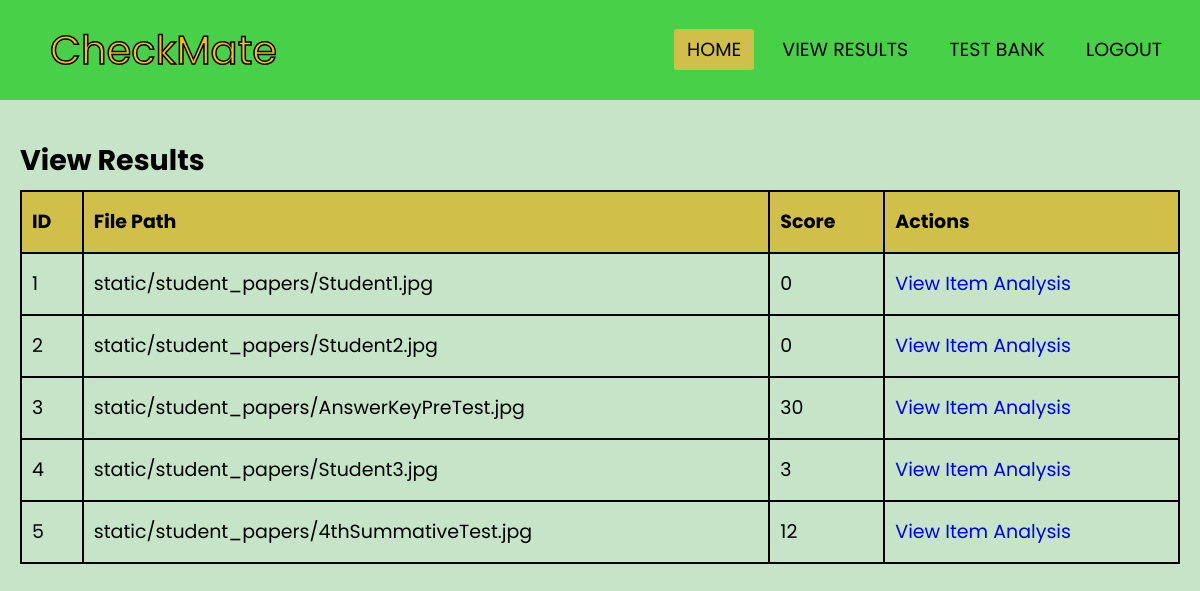
/view_results (signed in), run on the app's committed database.
### app.py (models this page shows)
class StudentPaper(db.Model):
    id = db.Column(db.Integer, primary_key=True)
    file_path = db.Column(db.String(200), nullable=False)
    answers = db.Column(db.PickleType, nullable=False)
    score = db.Column(db.Integer, nullable=False)
    item_analysis = db.Column(db.PickleType, nullable=False)

### app.py (the view)
@app.route('/view_results')
@login_required
def view_results():
    student_papers = StudentPaper.query.all()
    return render_template('view_results.html', student_papers=student_papers)

### app.py (called while the page is built)
@login_manager.user_loader
def load_user(user_id):
    return User.query.get(int(user_id))

### templates/view_results.html (shortened to what this page needs)
{% extends 'home-base.html' %}
{% block content %}
<h2>View Results</h2>
<table>
    <thead>
        <tr>
            <th>ID</th>
            <th>File Path</th>
            <th>Score</th>
            <th>Actions</th>
        </tr>
    </thead>
    <tbody>
        {% for paper in student_papers %}
        <tr>
            <td>{{ paper.id }}</td>
            <td>{{ paper.file_path }}</td>
            <td>{{ paper.score }}</td>
            <td>
                <a class="btn btn-info" href="{{ url_for('view_item_analysis', paper_id=paper.id) }}">View Item Analysis</a>
            </td>
        </tr>
        {% endfor %}
    </tbody>
</table>
{% endblock %}

### templates/home-base.html (shortened to what this page needs)
<!DOCTYPE html>
<html lang="en">
<head>
    <link rel="stylesheet" href="{{ url_for('static', filename='css/home.css')}}">
</head>
<body>
    <nav>
        <label class="logo">CheckMate</label>
        <ul>
            <li><a class="active" href="{{ url_for('home') }}">Home</a></li>
            <li><a href="{{ url_for('view_results') }}">View Results</a></li>
            <li><a href="{{ url_for('manage_test_bank') }}">Test Bank</a></li>
            <li><a href="{{ url_for('logout') }}">Logout</a></li>
        </ul>
      </nav>
    <div class="container">
        {% block content %}{% endblock %}
    </div>
</body>
</html>

### static/css/home.css (style rules this page uses)
:root { --ff: "Poppins", sans-serif; --colorprimary: #49d049; --colorprimary2: #C5E4C8; --colorsecondary: #d0bf49; --colorsecondary2: #FFC107; --colortertiary: #ffffff; --colortertiary2: #000000; --h1: bold 48px/60px var(--ff); --h2: normal 40px/50px var(--ff); --h3: bold 33px/40px var(--ff); --h6: normal 19px/40px var(--ff); --p: light 16px/20px var(--ff); }
* { margin: 0; padding: 0; box-sizing: border-box; text-decoration: none; list-style: none; }
body { background: var(--colorprimary2); color: var(--colortertiary2); font: var(--h6); }
.container { max-width: 1280px; margin: 20px auto; padding: 20px; }
nav { background: var(--colorprimary); height: 100px; width: 100%; }
label.logo { font: var(--h2); color: var(--colorsecondary2); -webkit-text-stroke: 1.5px black; line-height: 100px; padding: 0 50px; }
nav ul { float: right; margin-right: 20px; }
nav ul li { display: inline-block; line-height: 100px; margin: 0 5px; }
nav ul li a { color: var(--colortertiary2); padding: 7px 13px; border-radius: 3px; text-transform: uppercase; }
a.active, a:hover { background: var(--colorsecondary); transition: .5s; }
table { width: 100%; border-collapse: collapse; margin-top: 10px; }
th, td { padding: 10px; border: 2px solid var(--colortertiary2); text-align: left; }
th { background: var(--colorsecondary); }

### data on the page
StudentPaper: id "1", file_path "static/student_papers/Student1.jpg", score "0"
StudentPaper: id "2", file_path "static/student_papers/Student2.jpg", score "0"
StudentPaper: id "3", file_path "static/student_papers/AnswerKeyPreTest.jpg", score "30"
StudentPaper: id "4", file_path "static/student_papers/Student3.jpg", score "3"
StudentPaper: id "5", file_path "static/student_papers/4thSummativeTest.jpg", score "12"
